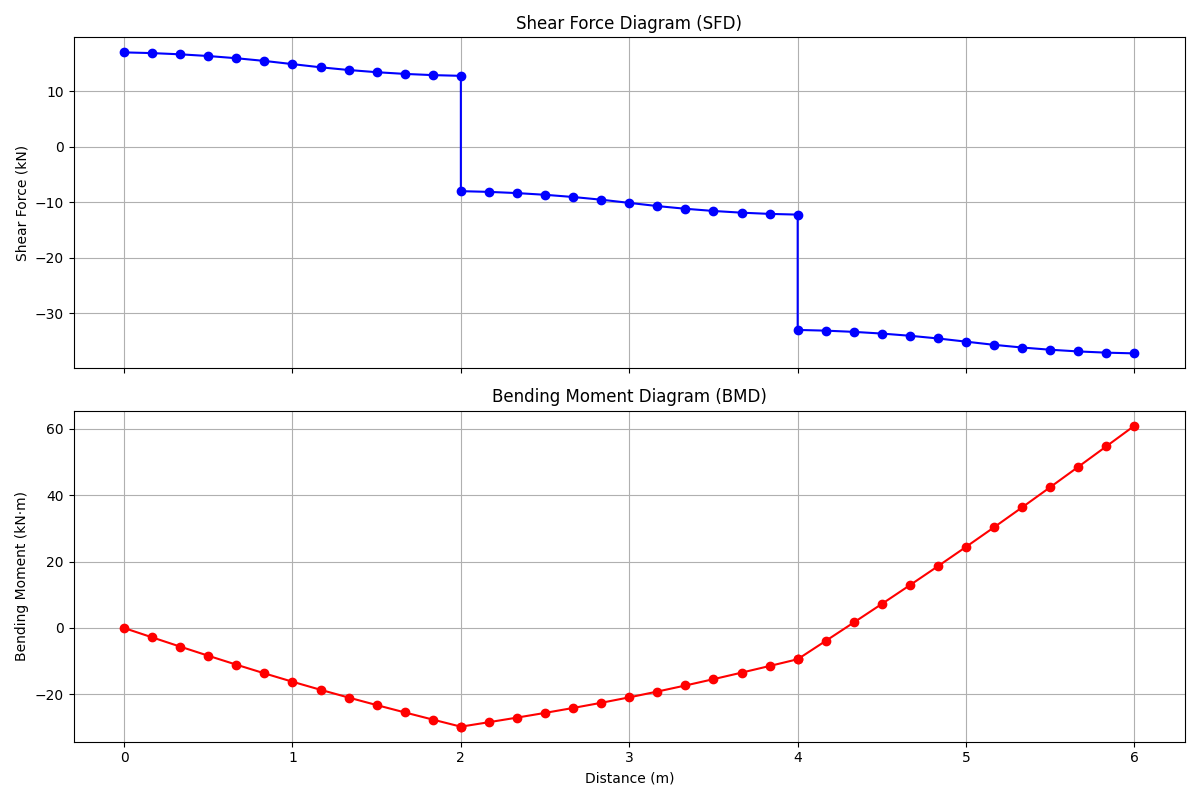

Reproduce this figure in Python.
import pandas as pd
import matplotlib.pyplot as plt


def plot_sfd_bmd(excel_path: str="C:/Users/arnaw/Downloads/SFS_Screening_SFDBMD.xlsx", sheet_name: str = 'Sheet1'):
    """
    Plots the Shear Force Diagram (SFD) and Bending Moment Diagram (BMD)
    from an Excel sheet.

    Parameters:
        excel_path (str): Path to the Excel file.
        sheet_name (str): Sheet name containing the data (default is 'Sheet1').
    """
    # Read data
    df = pd.read_excel(excel_path, sheet_name='Sheet1')
    
    # Extract columns
    distance = df['Distance (m)']
    shear_force = df['SF (kN)']
    bending_moment = df['BM (kN-m)']

    # Create subplots for SFD and BMD
    fig, (ax1, ax2) = plt.subplots(2, 1, figsize=(12, 8), sharex=True)

    # Plot Shear Force Diagram (SFD)
    ax1.plot(distance, shear_force, color='blue', marker='o')
    ax1.set_title('Shear Force Diagram (SFD)')
    ax1.set_ylabel('Shear Force (kN)')
    ax1.grid(True)

    # Plot Bending Moment Diagram (BMD)
    ax2.plot(distance, bending_moment, color='red', marker='o')
    ax2.set_title('Bending Moment Diagram (BMD)')
    ax2.set_xlabel('Distance (m)')
    ax2.set_ylabel('Bending Moment (kN·m)')
    ax2.grid(True)

    # Adjust layout
    plt.tight_layout()
    plt.show()

    #Calling the function
print("Plotting started...")
plot_sfd_bmd()  
